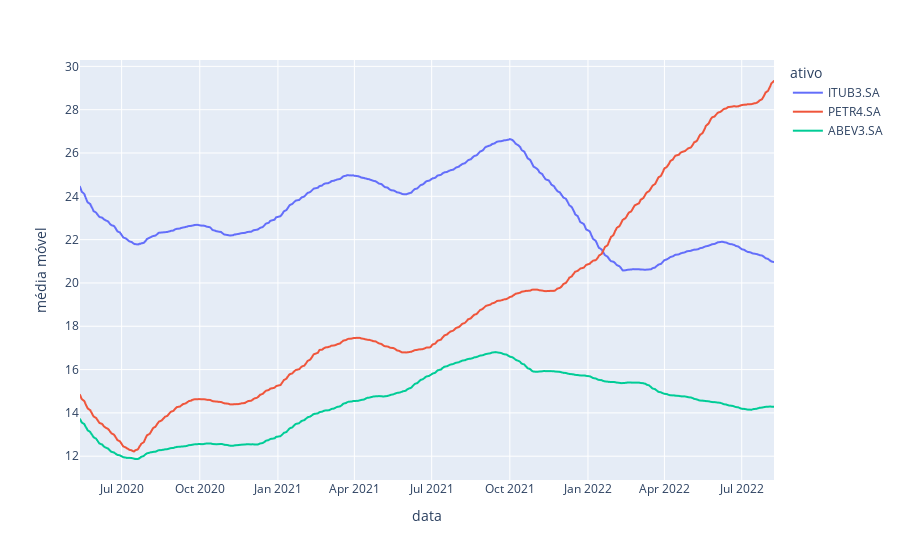

The notebook cell saved with this chart:
### Code cell
mm_vertical = mm.stack().reset_index()
mm_vertical.columns = ['data', 'ativo', 'média móvel']

fig = px.line(mm_vertical, x="data", y="média móvel", color='ativo')
fig.show()

### Figure 1 — Plotly figure (JSON) as saved in the notebook; plotly's stock layout.template omitted (floating-point values rounded to 4 significant figures; data arrays with more than 128 entries replaced by an {"elided": "..."} marker saying what was removed)
{"data": [{"hovertemplate": "ativo=ITUB3.SA<br>data=%{x}<br>média móvel=%{y}<extra></extra>", "legendgroup": "ITUB3.SA", "line": {"color": "#636efa", "dash": "solid"}, "marker": {"symbol": "circle"}, "mode": "lines", "name": "ITUB3.SA", "showlegend": true, "type": "scattergl", "x": {"elided": "557 str values"}, "xaxis": "x", "y": {"elided": "557 float values"}, "yaxis": "y"}, {"hovertemplate": "ativo=PETR4.SA<br>data=%{x}<br>média móvel=%{y}<extra></extra>", "legendgroup": "PETR4.SA", "line": {"color": "#EF553B", "dash": "solid"}, "marker": {"symbol": "circle"}, "mode": "lines", "name": "PETR4.SA", "showlegend": true, "type": "scattergl", "x": {"elided": "557 str values"}, "xaxis": "x", "y": {"elided": "557 float values"}, "yaxis": "y"}, {"hovertemplate": "ativo=ABEV3.SA<br>data=%{x}<br>média móvel=%{y}<extra></extra>", "legendgroup": "ABEV3.SA", "line": {"color": "#00cc96", "dash": "solid"}, "marker": {"symbol": "circle"}, "mode": "lines", "name": "ABEV3.SA", "showlegend": true, "type": "scattergl", "x": {"elided": "557 str values"}, "xaxis": "x", "y": {"elided": "557 float values"}, "yaxis": "y"}], "layout": {"legend": {"title": {"text": "ativo"}, "tracegroupgap": 0}, "margin": {"t": 60}, "xaxis": {"anchor": "y", "domain": [0, 1], "title": {"text": "data"}}, "yaxis": {"anchor": "x", "domain": [0, 1], "title": {"text": "média móvel"}}}}
